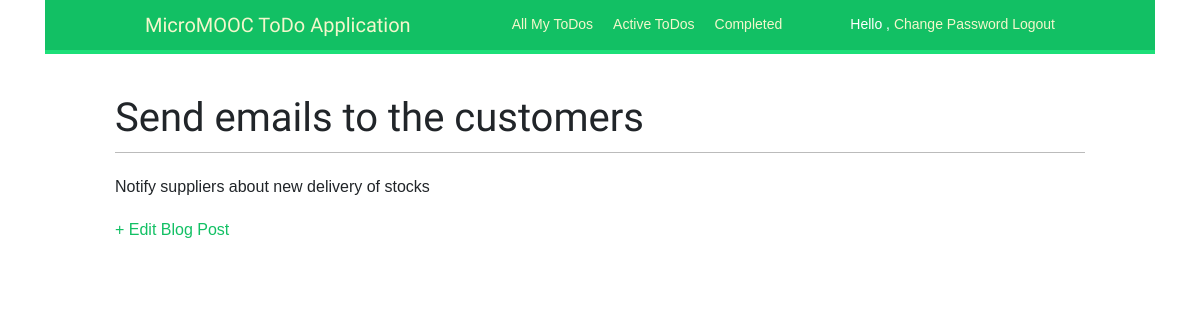
The app's page /todo/3/ (signed in) with its own data.
### todos/models.py (models this page shows, shortened)
class Todo(models.Model):
    todos = models.Manager()
    active = ActiveTodosManager()
    completed = CompletedTodosManager()
    TODO_STATUS = (
        ('active', 'Active'),
        ('completed', 'Done')
    )
    title = models.CharField(max_length=200)
    description = models.TextField(blank=True, null=True)
    creator = models.ForeignKey(
        User, on_delete=models.CASCADE, related_name='todos_creates')
    status = models.CharField(
        max_length=10, choices=TODO_STATUS, default='active')
    created_at = models.DateTimeField(auto_now_add=True)
    updated_at = models.DateField(auto_now_add=True)
    class Meta:
        ordering = ('-created_at',)

### user_account/views.py (the view)
# urls.py: path('todo/<int:todo_id>/', views.todo_details, name='todo_details'),
@login_required
def todo_details(request, todo_id):
    todo = get_object_or_404(Todo, id=todo_id)
    return render(request, 'account/todo_details.html', {'todo': todo})

### user_account/templates/account/todo_details.html
{% extends 'base.html' %}
{% block content %}
<div class="container">
        <h1>{{ todo.title }}</h1>
        <p>{{ todo.description }}</p>
        <a href="{% url 'todo_edit' todo.pk %}">+ Edit Blog Post</a>
</div>
{% endblock content %}

### static/css/base.css (style rules this page uses)
body { margin:0; padding:0; font-family:helvetica, sans-serif; }
p { line-height: 1.8; }
a { color:#12c064; text-decoration:none; }
h1, h2, h3, h4, h5 , h6 { font-family: 'Muli', sans-serif; font-weight:normal; }
h1 { border-bottom:1px solid #bbb; padding:0 0 10px 0; margin:10px 0 20px 0; }

### records on screen
Todo: title "Send emails to the customers", description "Notify suppliers about new delivery of stocks"
